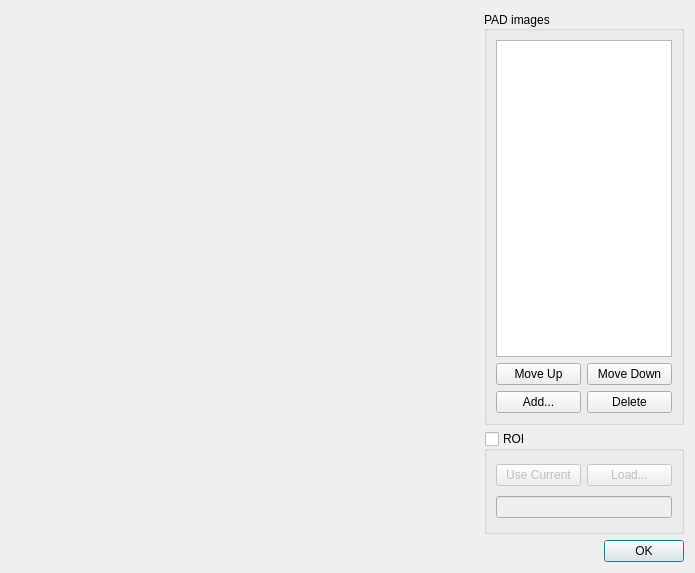
<?xml version="1.0" encoding="UTF-8"?>
<ui version="4.0">
 <class>CountsVsImagesDlg</class>
 <widget class="QDialog" name="CountsVsImagesDlg">
  <property name="geometry">
   <rect>
    <x>0</x>
    <y>0</y>
    <width>695</width>
    <height>573</height>
   </rect>
  </property>
  <property name="windowTitle">
   <string>Counts Vs Images</string>
  </property>
  <property name="sizeGripEnabled">
   <bool>false</bool>
  </property>
  <layout class="QGridLayout" name="gridLayout_2">
   <item row="0" column="0" rowspan="2">
    <widget class="QwtPlot" name="plot">
     <property name="sizePolicy">
      <sizepolicy hsizetype="Preferred" vsizetype="Preferred">
       <horstretch>1</horstretch>
       <verstretch>1</verstretch>
      </sizepolicy>
     </property>
     <property name="sizeIncrement">
      <size>
       <width>0</width>
       <height>0</height>
      </size>
     </property>
    </widget>
   </item>
   <item row="0" column="1">
    <widget class="QGroupBox" name="groupBox">
     <property name="sizePolicy">
      <sizepolicy hsizetype="Fixed" vsizetype="Expanding">
       <horstretch>0</horstretch>
       <verstretch>4</verstretch>
      </sizepolicy>
     </property>
     <property name="maximumSize">
      <size>
       <width>200</width>
       <height>16777215</height>
      </size>
     </property>
     <property name="title">
      <string>PAD images</string>
     </property>
     <property name="alignment">
      <set>Qt::AlignLeading|Qt::AlignLeft|Qt::AlignVCenter</set>
     </property>
     <layout class="QGridLayout" name="gridLayout">
      <property name="sizeConstraint">
       <enum>QLayout::SetDefaultConstraint</enum>
      </property>
      <item row="0" column="0" colspan="2">
       <widget class="QListWidget" name="listPads">
        <property name="sizePolicy">
         <sizepolicy hsizetype="Preferred" vsizetype="Preferred">
          <horstretch>0</horstretch>
          <verstretch>0</verstretch>
         </sizepolicy>
        </property>
        <property name="maximumSize">
         <size>
          <width>16777215</width>
          <height>16777215</height>
         </size>
        </property>
       </widget>
      </item>
      <item row="2" column="0">
       <widget class="QPushButton" name="btnAdd">
        <property name="sizePolicy">
         <sizepolicy hsizetype="Preferred" vsizetype="Fixed">
          <horstretch>0</horstretch>
          <verstretch>0</verstretch>
         </sizepolicy>
        </property>
        <property name="text">
         <string>Add...</string>
        </property>
       </widget>
      </item>
      <item row="2" column="1">
       <widget class="QPushButton" name="btnDelete">
        <property name="sizePolicy">
         <sizepolicy hsizetype="Preferred" vsizetype="Fixed">
          <horstretch>0</horstretch>
          <verstretch>0</verstretch>
         </sizepolicy>
        </property>
        <property name="text">
         <string>Delete</string>
        </property>
       </widget>
      </item>
      <item row="1" column="1">
       <widget class="QPushButton" name="btnMoveDown">
        <property name="sizePolicy">
         <sizepolicy hsizetype="Preferred" vsizetype="Fixed">
          <horstretch>0</horstretch>
          <verstretch>0</verstretch>
         </sizepolicy>
        </property>
        <property name="text">
         <string>Move Down</string>
        </property>
       </widget>
      </item>
      <item row="1" column="0">
       <widget class="QPushButton" name="btnMoveUp">
        <property name="sizePolicy">
         <sizepolicy hsizetype="Preferred" vsizetype="Fixed">
          <horstretch>0</horstretch>
          <verstretch>0</verstretch>
         </sizepolicy>
        </property>
        <property name="text">
         <string>Move Up</string>
        </property>
       </widget>
      </item>
     </layout>
    </widget>
   </item>
   <item row="2" column="1">
    <widget class="QDialogButtonBox" name="buttonBox">
     <property name="orientation">
      <enum>Qt::Horizontal</enum>
     </property>
     <property name="standardButtons">
      <set>QDialogButtonBox::Ok</set>
     </property>
    </widget>
   </item>
   <item row="1" column="1">
    <widget class="QGroupBox" name="groupRoi">
     <property name="sizePolicy">
      <sizepolicy hsizetype="Preferred" vsizetype="Minimum">
       <horstretch>0</horstretch>
       <verstretch>0</verstretch>
      </sizepolicy>
     </property>
     <property name="maximumSize">
      <size>
       <width>16777215</width>
       <height>16777215</height>
      </size>
     </property>
     <property name="title">
      <string>ROI</string>
     </property>
     <property name="checkable">
      <bool>true</bool>
     </property>
     <property name="checked">
      <bool>false</bool>
     </property>
     <layout class="QGridLayout" name="gridLayout_3">
      <item row="0" column="0">
       <widget class="QPushButton" name="btnRoiCurrent">
        <property name="text">
         <string>Use Current</string>
        </property>
        <property name="checkable">
         <bool>true</bool>
        </property>
        <property name="checked">
         <bool>false</bool>
        </property>
       </widget>
      </item>
      <item row="0" column="1">
       <widget class="QPushButton" name="btnRoiLoad">
        <property name="text">
         <string>Load...</string>
        </property>
       </widget>
      </item>
      <item row="1" column="0" colspan="2">
       <widget class="QLineEdit" name="editRoi"/>
      </item>
     </layout>
    </widget>
   </item>
  </layout>
 </widget>
 <customwidgets>
  <customwidget>
   <class>QwtPlot</class>
   <extends>QFrame</extends>
   <header>qwt_plot.h</header>
   <container>1</container>
  </customwidget>
 </customwidgets>
 <resources/>
 <connections>
  <connection>
   <sender>buttonBox</sender>
   <signal>accepted()</signal>
   <receiver>CountsVsImagesDlg</receiver>
   <slot>accept()</slot>
   <hints>
    <hint type="sourcelabel">
     <x>248</x>
     <y>254</y>
    </hint>
    <hint type="destinationlabel">
     <x>157</x>
     <y>274</y>
    </hint>
   </hints>
  </connection>
  <connection>
   <sender>buttonBox</sender>
   <signal>rejected()</signal>
   <receiver>CountsVsImagesDlg</receiver>
   <slot>reject()</slot>
   <hints>
    <hint type="sourcelabel">
     <x>316</x>
     <y>260</y>
    </hint>
    <hint type="destinationlabel">
     <x>286</x>
     <y>274</y>
    </hint>
   </hints>
  </connection>
 </connections>
</ui>
